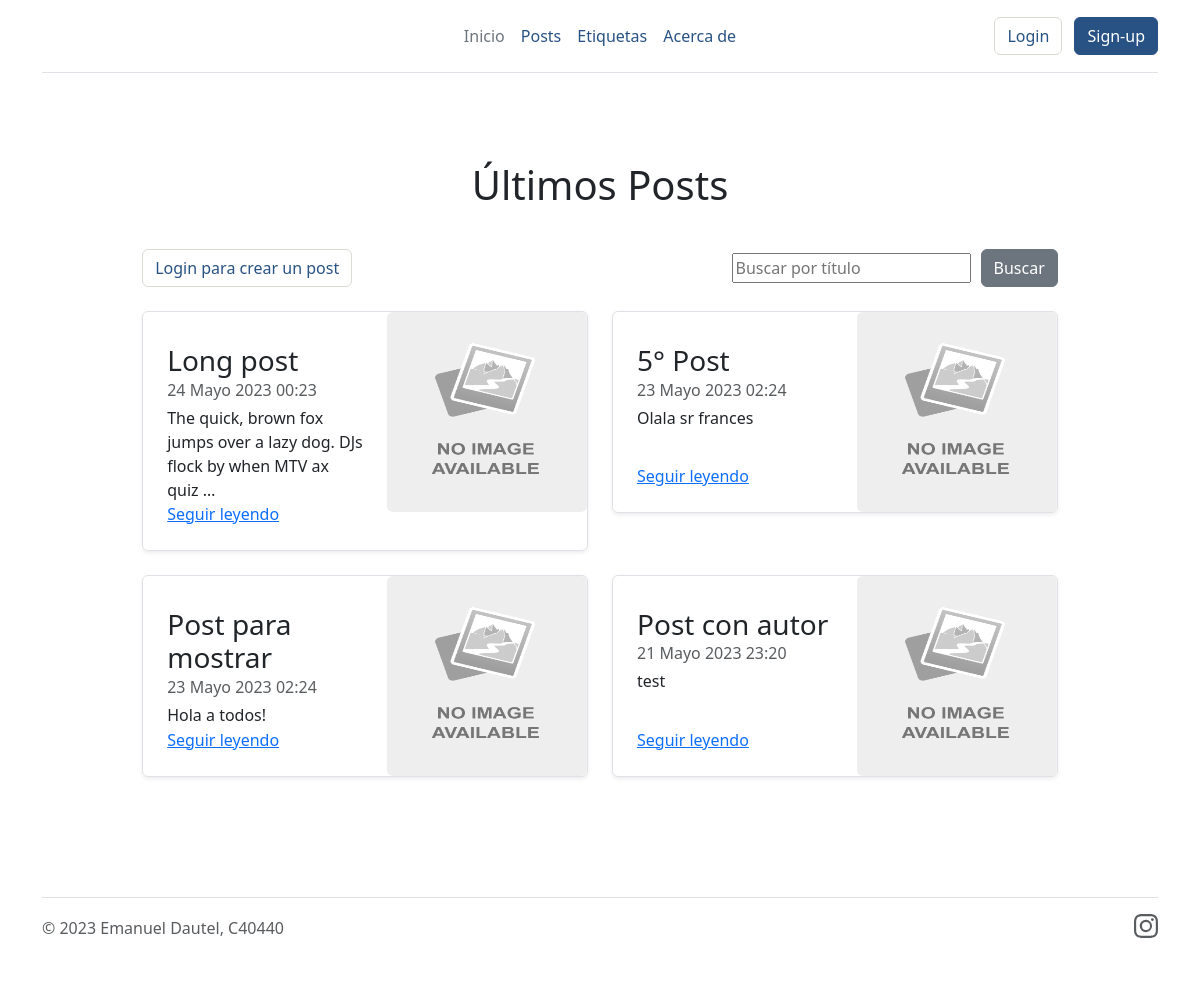
The app's page /posts/, older data.
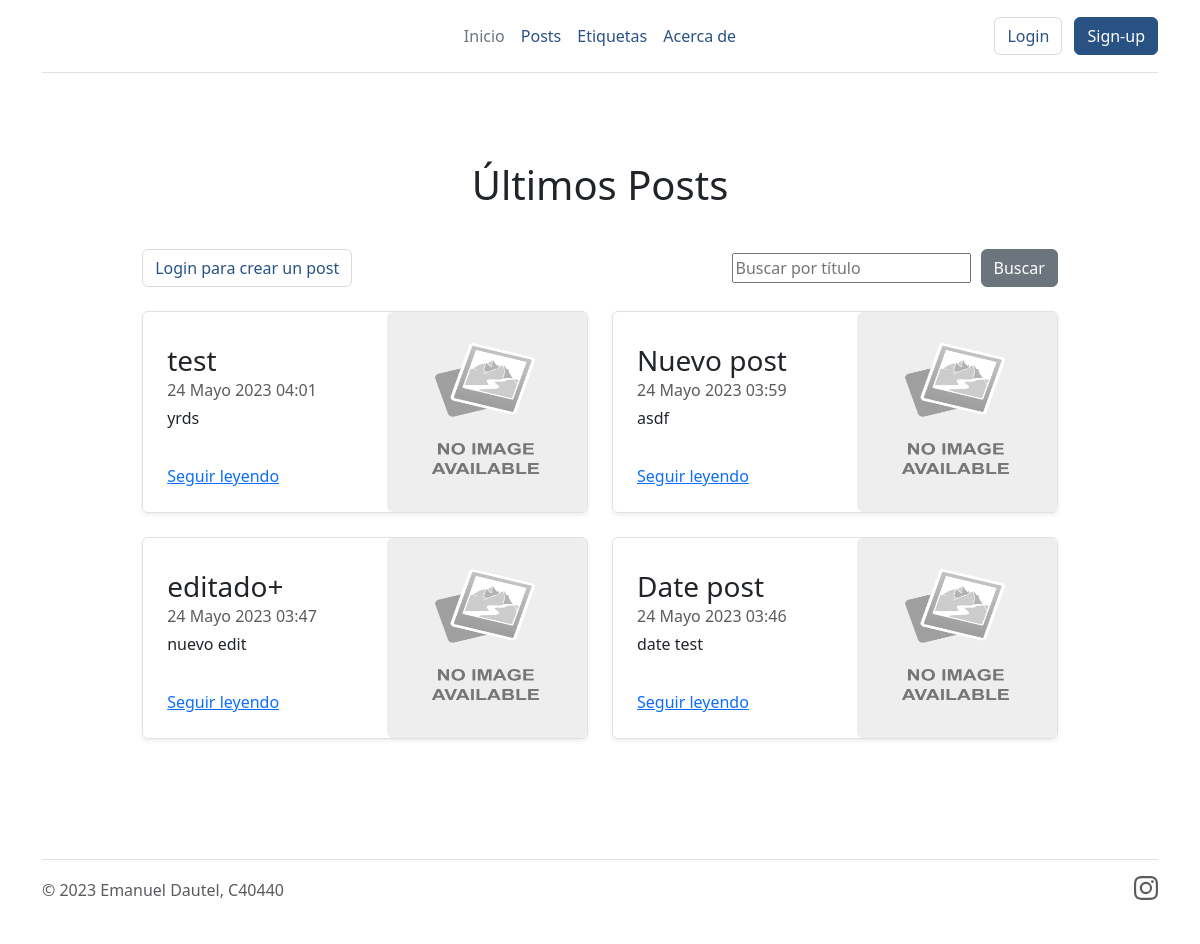
The same page, newer data.
### posts/models.py (models this page shows, shortened)
class Post(models.Model):
    titulo = models.CharField(max_length=256, validators=[MinLengthValidator(1)],)
    contenido = models.TextField(max_length=4000)
    imagenes = models.ImageField(upload_to=None, height_field=None, width_field=None, max_length=None)
    etiqueta = models.CharField(max_length=10, validators=[validate_slug])
    autor = models.ForeignKey(User, on_delete=models.CASCADE, null=True)
    fecha = models.DateTimeField(auto_now_add=True)
    fecha_mod = models.DateTimeField(null=True)

### posts/views.py (the view)
# urls.py: path('posts/', include('posts.urls')),
def posts(request):
    num_posts = 4  # Número de últimos objetos a mostrar
    posts = Post.objects.order_by('-fecha')[:num_posts]
    contexto = {'posts': posts}
    return render(
        request,
        'posts/posts.html',
        contexto
        )

### posts/templates/posts/posts.html (shortened to what this page needs)
{% extends "control_usuarios/base1.html" %}
{% load static %}
{% block contenido %}
<section class="container" style="max-width: 90%;">
    <div>
      <h1><p style="text-align:center">Últimos Posts</p></h1>
      <br>
      <div style="display: flex; align-items: center; justify-content: space-between;">
        {% if user.is_authenticated %}
          <button type="button" class="btn btn-primary" style="padding-left: 5% padding-top: 10%; text-align:left" onclick="window.location.href='{% url 'Crear Post' %}';">Crear Post</button>
        {% else %}
          <button type="button" class="btn btn-outline-primary me-2" style="padding-left: 5% padding-top: 10%; text-align:left" onclick="window.location.href='{% url 'Crear Post' %}?next={{ request.path|urlencode }}';">Login para crear un post</button>
        {% endif %}
        <form action="{% url 'Busqueda Post' %}" method="post" style="display: flex; align-items: center;">
            <input type="text" name="busqueda" placeholder="Buscar por título" style="margin-right: 10px;">
            <button class="btn btn-secondary" type="submit" value="Buscar">Buscar</button>
        </form>
      </div>
    </div>
    <br>
    <div class="row mb-2">
      {% if posts %}
        {% for post in posts %}
        <div class="col-md-6" title="{{ post.titulo }}">
          <div class="row g-0 border rounded overflow-hidden flex-md-row mb-4 shadow-sm h-md-250 position-relative">
            <div class="col p-4 d-flex flex-column position-static">
              <h3 class="mb-0">{{ post.titulo|truncatechars:30 }}</h3>
              {% if user.is_authenticated %}
                <div class="mb-1 text-body-secondary">{{ post.fecha }} por {{ post.autor }}</div>
              {% else %}
                <div class="mb-1 text-body-secondary">{{ post.fecha }}</div>
              {% endif %}
              <p class="card-text mb-auto">{{ post.contenido|truncatechars:75 }}</p>
              <a href="{% url 'detalle' post.id %}" class="stretched-link">Seguir leyendo</a>
            </div>
            <div class="col-auto d-none d-lg-block">
              {% if post.imagenes %}
                <img src="{{ post.imagenes.url }}" alt="Thumbnail" class="rounded float-end" width="200" height="200" preserveAspectRatio="xMidYMid slice">
              {% else %}
                <img src="{% static 'assets/img/default-thumbnail.png' %}" alt="Thumbnail" class="rounded float-end" width="200" height="200" preserveAspectRatio="xMidYMid slice">
              {% endif %}
            </div>
          </div>
        </div>
        {% endfor %}
      {% else %}
        <p style="text-align: center;"><i>No se encontraron resultados.</i></p>
      {% endif %}
      </div>
</section>
{% endblock contenido %}

### control_usuarios/templates/control_usuarios/base1.html (shortened to what this page needs)
{% load static %}
<!DOCTYPE html>
<html lang="en" data-bs-theme="auto">
  <head>
    <link href="{% static 'css/bootstrap.min.css' %}" rel="stylesheet">
  </head>
  <body>
      <main>
        <div class="container">
        <header class="d-flex flex-wrap align-items-center justify-content-center justify-content-md-between py-3 mb-4 border-bottom">
          <ul class="nav col-12 col-md-auto mb-2 justify-content-center mb-md-0">
            <li><a href="{% url 'Home' %}" class="nav-link px-2 link-secondary">Inicio</a></li>
            <li><a href="{% url 'Posts' %}" class="nav-link px-2">Posts</a></li>
            <li><a href="{% url 'Etiquetas' %}" class="nav-link px-2">Etiquetas</a></li>
            <li><a href="{% url 'Acerca de' %}" class="nav-link px-2">Acerca de</a></li>
          </ul>
          <div class="col-md-3 text-end">
            {% if user.is_authenticated %}
              <div class="dropdown">
              {% if user.is_staff %}
                <button class="btn btn-success dropdown-toggle" type="button" data-bs-toggle="dropdown" aria-expanded="false">
                  <div style="display: inline-flex;">
                    <span>
                      {% if user.first_name and user.last_name %}
                      {{ user.first_name }} {{ user.last_name }} <i>(admin)</i>
                      {% else %}
                      {{ user.username }} <i>(admin)</i>
                      {% endif %}
                    </span>
                  </div>
                </button>
                <ul class="dropdown-menu" aria-labelledby="dropdownMenuButton1">
                  <li>
                    <a class="dropdown-item" href="{% url 'Perfil' user.id %}">Perfil</a>
                    <a class="dropdown-item" href="/admin/">Panel administrativo</a>
                  </li>
                  <li><hr class="dropdown-divider"></li>
                  <li>
                    <a class="dropdown-item" href="{% url 'Salir' %}"><strong>Logout</strong></a>
                  </li>
                </ul>
              </div>
              {% else %}
                <button class="btn btn-info dropdown-toggle" type="button" data-bs-toggle="dropdown" aria-expanded="false">
                  <div style="display: inline-flex;">
                    <span>
                      {% if user.first_name and user.last_name %}
                      {{ user.first_name }} {{ user.last_name }}
                      {% else %}
                      {{ user.username }}
                      {% endif %}
                    </span>
                  </div>
                </button>
                <ul class="dropdown-menu" aria-labelledby="dropdownMenuButton1">
                  <li>
                    <a class="dropdown-item" href="{% url 'Perfil' user.id %}">Perfil</a>
                  </li>
                  <li><hr class="dropdown-divider"></li>
                  <li>
                    <a class="dropdown-item" href="{% url 'Salir' %}"><strong>Logout</strong></a>
                  </li>
                </ul>
              </div>
              {% endif %}
            </div>
            {% else %}
            <button type="button" class="btn btn-outline-primary me-2" onclick="window.location.href='{% url 'Ingresar' %}';">Login</button>
            <button type="button" class="btn btn-primary" onclick="window.location.href='{% url 'Registrarse' %}';">Sign-up</button>
            {% endif %}
          </div>
        </header>
        </div>
        <section class="container" style="padding:4rem 3rem">
            {% block contenido %}
            {% endblock contenido %}
        </section>
        <div class="container">
        <footer class="d-flex flex-wrap justify-content-between align-items-center py-3 my-4 border-top">
          <div class="col-md-4 d-flex align-items-center">
            <span class="mb-3 mb-md-0 text-body-secondary">© 2023 Emanuel Dautel, C40440</span>
          </div>
          <ul class="nav col-md-4 justify-content-end list-unstyled d-flex">
            <li class="ms-3"><a class="text-body-secondary" href="https://www.instagram.com/quietscale/"><svg class="bi" width="24" height="24"><use xlink:href="#instagram"></use></svg></a></li>
          </ul>
        </footer>
        </div>
      </main>
  </body>
</html>

### control_usuarios/templates/control_usuarios/base1.html (style rules this page uses)
.bi { vertical-align: -.125em; fill: currentColor; }

Row changes from the older to the newer data that the page shows:
no longer on this page (row edited): Post: titulo "Long post", fecha "24 Mayo 2023 00:23", contenido "The quick, brown fox jumps over a lazy dog. DJs flock by when MTV ax quiz …"
no longer on this page (row edited): Post: titulo "5° Post", fecha "23 Mayo 2023 02:24", contenido "Olala sr frances"
no longer on this page (row edited): Post: titulo "Post para mostrar", fecha "23 Mayo 2023 02:24", contenido "Hola a todos!"
no longer on this page (row edited): Post: titulo "Post con autor", fecha "21 Mayo 2023 23:20", contenido "test"
added Post: titulo "test", fecha "24 Mayo 2023 04:01", contenido "yrds"
added Post: titulo "Nuevo post", fecha "24 Mayo 2023 03:59", contenido "asdf"
added Post: titulo "editado+", fecha "24 Mayo 2023 03:47", contenido "nuevo edit"
added Post: titulo "Date post", fecha "24 Mayo 2023 03:46", contenido "date test"
